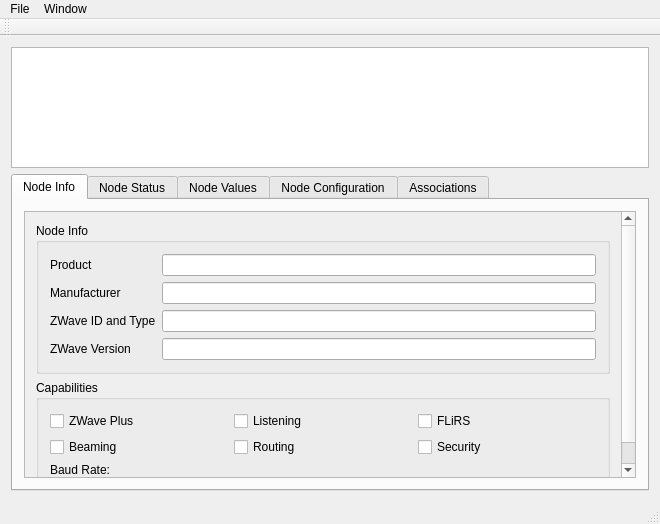
<?xml version="1.0" encoding="UTF-8"?>
<ui version="4.0">
 <class>MainWindow</class>
 <widget class="QMainWindow" name="MainWindow">
  <property name="geometry">
   <rect>
    <x>0</x>
    <y>0</y>
    <width>660</width>
    <height>524</height>
   </rect>
  </property>
  <property name="windowTitle">
   <string>MainWindow</string>
  </property>
  <widget class="QWidget" name="centralWidget">
   <property name="sizePolicy">
    <sizepolicy hsizetype="Expanding" vsizetype="Expanding">
     <horstretch>0</horstretch>
     <verstretch>0</verstretch>
    </sizepolicy>
   </property>
   <layout class="QVBoxLayout" name="verticalLayout">
    <item>
     <widget class="QTableView" name="nodeList"/>
    </item>
    <item>
     <widget class="QTabWidget" name="NodePane">
      <property name="currentIndex">
       <number>0</number>
      </property>
      <widget class="QWidget" name="n_info">
       <attribute name="title">
        <string>Node Info</string>
       </attribute>
       <layout class="QVBoxLayout" name="verticalLayout_2">
        <item>
         <widget class="QScrollArea" name="scrollArea">
          <property name="widgetResizable">
           <bool>true</bool>
          </property>
          <widget class="QWidget" name="scrollAreaWidgetContents">
           <property name="geometry">
            <rect>
             <x>0</x>
             <y>0</y>
             <width>588</width>
             <height>283</height>
            </rect>
           </property>
           <layout class="QVBoxLayout" name="verticalLayout_3">
            <item>
             <widget class="QGroupBox" name="groupBox">
              <property name="title">
               <string>Node Info</string>
              </property>
              <layout class="QFormLayout" name="formLayout_2">
               <item row="0" column="0">
                <widget class="QLabel" name="label">
                 <property name="text">
                  <string>Product</string>
                 </property>
                </widget>
               </item>
               <item row="0" column="1">
                <widget class="QLineEdit" name="NI_Product">
                 <property name="readOnly">
                  <bool>true</bool>
                 </property>
                </widget>
               </item>
               <item row="1" column="0">
                <widget class="QLabel" name="label_2">
                 <property name="text">
                  <string>Manufacturer</string>
                 </property>
                </widget>
               </item>
               <item row="1" column="1">
                <widget class="QLineEdit" name="NI_Manufacturer">
                 <property name="readOnly">
                  <bool>true</bool>
                 </property>
                </widget>
               </item>
               <item row="2" column="0">
                <widget class="QLabel" name="label_3">
                 <property name="text">
                  <string>ZWave ID and Type</string>
                 </property>
                </widget>
               </item>
               <item row="2" column="1">
                <widget class="QLineEdit" name="NI_ID">
                 <property name="readOnly">
                  <bool>true</bool>
                 </property>
                </widget>
               </item>
               <item row="3" column="0">
                <widget class="QLabel" name="label_4">
                 <property name="text">
                  <string>ZWave Version</string>
                 </property>
                </widget>
               </item>
               <item row="3" column="1">
                <widget class="QLineEdit" name="ni_version">
                 <property name="readOnly">
                  <bool>true</bool>
                 </property>
                </widget>
               </item>
              </layout>
             </widget>
            </item>
            <item>
             <widget class="QGroupBox" name="groupBox_2">
              <property name="title">
               <string>Capabilities</string>
              </property>
              <layout class="QGridLayout" name="gridLayout">
               <item row="1" column="0">
                <widget class="QCheckBox" name="ni_beaming">
                 <property name="text">
                  <string>Beaming</string>
                 </property>
                </widget>
               </item>
               <item row="1" column="2">
                <widget class="QCheckBox" name="ni_security">
                 <property name="text">
                  <string>Security</string>
                 </property>
                </widget>
               </item>
               <item row="1" column="1">
                <widget class="QCheckBox" name="ni_routing">
                 <property name="text">
                  <string>Routing</string>
                 </property>
                </widget>
               </item>
               <item row="0" column="1">
                <widget class="QCheckBox" name="ni_listen">
                 <property name="text">
                  <string>Listening</string>
                 </property>
                </widget>
               </item>
               <item row="0" column="2">
                <widget class="QCheckBox" name="ni_flirs">
                 <property name="text">
                  <string>FLiRS</string>
                 </property>
                </widget>
               </item>
               <item row="0" column="0">
                <widget class="QCheckBox" name="ni_zwplus">
                 <property name="enabled">
                  <bool>true</bool>
                 </property>
                 <property name="text">
                  <string>ZWave Plus</string>
                 </property>
                </widget>
               </item>
               <item row="2" column="0">
                <widget class="QLabel" name="ni_baud">
                 <property name="text">
                  <string>Baud Rate:</string>
                 </property>
                </widget>
               </item>
              </layout>
             </widget>
            </item>
           </layout>
          </widget>
         </widget>
        </item>
       </layout>
      </widget>
      <widget class="QWidget" name="n_status">
       <attribute name="title">
        <string>Node Status</string>
       </attribute>
       <layout class="QVBoxLayout" name="verticalLayout_4">
        <item>
         <widget class="QScrollArea" name="scrollArea_2">
          <property name="widgetResizable">
           <bool>true</bool>
          </property>
          <widget class="QWidget" name="scrollAreaWidgetContents_2">
           <property name="geometry">
            <rect>
             <x>0</x>
             <y>0</y>
             <width>588</width>
             <height>428</height>
            </rect>
           </property>
           <layout class="QVBoxLayout" name="verticalLayout_5">
            <item>
             <widget class="QGroupBox" name="groupBox_3">
              <property name="title">
               <string>Status</string>
              </property>
              <layout class="QFormLayout" name="formLayout">
               <item row="0" column="0">
                <widget class="QLabel" name="label_5">
                 <property name="text">
                  <string>Status</string>
                 </property>
                </widget>
               </item>
               <item row="0" column="1">
                <widget class="QLineEdit" name="ns_status">
                 <property name="readOnly">
                  <bool>true</bool>
                 </property>
                </widget>
               </item>
               <item row="1" column="0">
                <widget class="QLabel" name="label_7">
                 <property name="text">
                  <string>Sleeping</string>
                 </property>
                </widget>
               </item>
               <item row="1" column="1">
                <widget class="QCheckBox" name="ns_sleeping">
                 <property name="text">
                  <string/>
                 </property>
                </widget>
               </item>
               <item row="2" column="0">
                <widget class="QLabel" name="label_6">
                 <property name="text">
                  <string>QueryStage</string>
                 </property>
                </widget>
               </item>
               <item row="2" column="1">
                <widget class="QLineEdit" name="ns_querystage">
                 <property name="readOnly">
                  <bool>true</bool>
                 </property>
                </widget>
               </item>
               <item row="3" column="0">
                <widget class="QLabel" name="label_8">
                 <property name="text">
                  <string>Last Seen</string>
                 </property>
                </widget>
               </item>
               <item row="3" column="1">
                <widget class="QLineEdit" name="ns_lastseen">
                 <property name="readOnly">
                  <bool>true</bool>
                 </property>
                </widget>
               </item>
              </layout>
             </widget>
            </item>
            <item>
             <widget class="QGroupBox" name="groupBox_4">
              <property name="title">
               <string>Statistics</string>
              </property>
              <layout class="QGridLayout" name="gridLayout_2">
               <item row="3" column="0">
                <widget class="QLabel" name="label_18">
                 <property name="text">
                  <string>Average Request RTT</string>
                 </property>
                 <property name="wordWrap">
                  <bool>true</bool>
                 </property>
                </widget>
               </item>
               <item row="2" column="2">
                <widget class="QLabel" name="label_16">
                 <property name="text">
                  <string>Last Recieved</string>
                 </property>
                 <property name="wordWrap">
                  <bool>true</bool>
                 </property>
                </widget>
               </item>
               <item row="1" column="4">
                <widget class="QLabel" name="label_14">
                 <property name="text">
                  <string>Unsolicited</string>
                 </property>
                 <property name="wordWrap">
                  <bool>true</bool>
                 </property>
                </widget>
               </item>
               <item row="3" column="4">
                <widget class="QLabel" name="label_20">
                 <property name="text">
                  <string>Average Response RTT</string>
                 </property>
                 <property name="wordWrap">
                  <bool>true</bool>
                 </property>
                </widget>
               </item>
               <item row="2" column="0">
                <widget class="QLabel" name="label_15">
                 <property name="text">
                  <string>Last Send</string>
                 </property>
                 <property name="wordWrap">
                  <bool>true</bool>
                 </property>
                </widget>
               </item>
               <item row="1" column="2">
                <widget class="QLabel" name="label_13">
                 <property name="text">
                  <string>Duplicates</string>
                 </property>
                 <property name="wordWrap">
                  <bool>true</bool>
                 </property>
                </widget>
               </item>
               <item row="0" column="3">
                <widget class="QLineEdit" name="ns_sentfailed">
                 <property name="readOnly">
                  <bool>true</bool>
                 </property>
                </widget>
               </item>
               <item row="0" column="5">
                <widget class="QLineEdit" name="ns_retries">
                 <property name="readOnly">
                  <bool>true</bool>
                 </property>
                </widget>
               </item>
               <item row="0" column="1">
                <widget class="QLineEdit" name="ns_sentcnt">
                 <property name="readOnly">
                  <bool>true</bool>
                 </property>
                </widget>
               </item>
               <item row="0" column="0">
                <widget class="QLabel" name="label_9">
                 <property name="text">
                  <string>Packets Sent</string>
                 </property>
                 <property name="wordWrap">
                  <bool>true</bool>
                 </property>
                </widget>
               </item>
               <item row="3" column="2">
                <widget class="QLabel" name="label_19">
                 <property name="text">
                  <string>Last Response RTT</string>
                 </property>
                 <property name="wordWrap">
                  <bool>true</bool>
                 </property>
                </widget>
               </item>
               <item row="0" column="4">
                <widget class="QLabel" name="label_11">
                 <property name="text">
                  <string>Retries</string>
                 </property>
                 <property name="wordWrap">
                  <bool>true</bool>
                 </property>
                </widget>
               </item>
               <item row="0" column="2">
                <widget class="QLabel" name="label_10">
                 <property name="text">
                  <string>Send Failed</string>
                 </property>
                 <property name="wordWrap">
                  <bool>true</bool>
                 </property>
                </widget>
               </item>
               <item row="1" column="0">
                <widget class="QLabel" name="label_12">
                 <property name="text">
                  <string>Packets Recieved</string>
                 </property>
                 <property name="wordWrap">
                  <bool>true</bool>
                 </property>
                </widget>
               </item>
               <item row="2" column="4">
                <widget class="QLabel" name="label_17">
                 <property name="text">
                  <string>Last Request RTT</string>
                 </property>
                 <property name="wordWrap">
                  <bool>true</bool>
                 </property>
                </widget>
               </item>
               <item row="4" column="0">
                <widget class="QLabel" name="label_21">
                 <property name="text">
                  <string>Quality</string>
                 </property>
                 <property name="wordWrap">
                  <bool>true</bool>
                 </property>
                </widget>
               </item>
               <item row="1" column="1">
                <widget class="QLineEdit" name="ns_recievedcnt">
                 <property name="readOnly">
                  <bool>true</bool>
                 </property>
                </widget>
               </item>
               <item row="2" column="1">
                <widget class="QLineEdit" name="ns_lastsend">
                 <property name="readOnly">
                  <bool>true</bool>
                 </property>
                </widget>
               </item>
               <item row="3" column="1">
                <widget class="QLineEdit" name="ns_avgreqrtt">
                 <property name="readOnly">
                  <bool>true</bool>
                 </property>
                </widget>
               </item>
               <item row="1" column="3">
                <widget class="QLineEdit" name="ns_rcvdduplicates">
                 <property name="readOnly">
                  <bool>true</bool>
                 </property>
                </widget>
               </item>
               <item row="2" column="3">
                <widget class="QLineEdit" name="ns_lastrecieved">
                 <property name="readOnly">
                  <bool>true</bool>
                 </property>
                </widget>
               </item>
               <item row="3" column="3">
                <widget class="QLineEdit" name="ns_lastresprtt">
                 <property name="readOnly">
                  <bool>true</bool>
                 </property>
                </widget>
               </item>
               <item row="1" column="5">
                <widget class="QLineEdit" name="ns_unsolicited">
                 <property name="readOnly">
                  <bool>true</bool>
                 </property>
                </widget>
               </item>
               <item row="2" column="5">
                <widget class="QLineEdit" name="ns_lreqrtt">
                 <property name="readOnly">
                  <bool>true</bool>
                 </property>
                </widget>
               </item>
               <item row="3" column="5">
                <widget class="QLineEdit" name="ns_avgresprtt">
                 <property name="readOnly">
                  <bool>true</bool>
                 </property>
                </widget>
               </item>
               <item row="4" column="1">
                <widget class="QLineEdit" name="ns_quality">
                 <property name="readOnly">
                  <bool>true</bool>
                 </property>
                </widget>
               </item>
              </layout>
             </widget>
            </item>
           </layout>
          </widget>
         </widget>
        </item>
       </layout>
      </widget>
      <widget class="QWidget" name="n_values">
       <attribute name="title">
        <string>Node Values</string>
       </attribute>
       <layout class="QVBoxLayout" name="verticalLayout_6">
        <item>
         <widget class="QScrollArea" name="scrollArea_3">
          <property name="widgetResizable">
           <bool>true</bool>
          </property>
          <widget class="QWidget" name="scrollAreaWidgetContents_3">
           <property name="geometry">
            <rect>
             <x>0</x>
             <y>0</y>
             <width>588</width>
             <height>278</height>
            </rect>
           </property>
          </widget>
         </widget>
        </item>
       </layout>
      </widget>
      <widget class="QWidget" name="n_conf">
       <attribute name="title">
        <string>Node Configuration</string>
       </attribute>
       <layout class="QVBoxLayout" name="verticalLayout_7">
        <item>
         <widget class="QScrollArea" name="scrollArea_4">
          <property name="widgetResizable">
           <bool>true</bool>
          </property>
          <widget class="QWidget" name="scrollAreaWidgetContents_4">
           <property name="geometry">
            <rect>
             <x>0</x>
             <y>0</y>
             <width>588</width>
             <height>278</height>
            </rect>
           </property>
          </widget>
         </widget>
        </item>
       </layout>
      </widget>
      <widget class="QWidget" name="n_groups">
       <attribute name="title">
        <string>Associations</string>
       </attribute>
       <layout class="QVBoxLayout" name="verticalLayout_8">
        <item>
         <widget class="QScrollArea" name="scrollArea_5">
          <property name="widgetResizable">
           <bool>true</bool>
          </property>
          <widget class="QWidget" name="scrollAreaWidgetContents_5">
           <property name="geometry">
            <rect>
             <x>0</x>
             <y>0</y>
             <width>588</width>
             <height>278</height>
            </rect>
           </property>
           <layout class="QVBoxLayout" name="verticalLayout_9">
            <item>
             <widget class="QGroupBox" name="groupBox_5">
              <property name="title">
               <string>Assoication Info</string>
              </property>
              <layout class="QFormLayout" name="formLayout_3">
               <item row="0" column="0">
                <widget class="QLabel" name="label_22">
                 <property name="text">
                  <string>Max Groups</string>
                 </property>
                </widget>
               </item>
               <item row="0" column="1">
                <widget class="QLineEdit" name="a_maxgroups"/>
               </item>
              </layout>
             </widget>
            </item>
           </layout>
          </widget>
         </widget>
        </item>
       </layout>
      </widget>
     </widget>
    </item>
   </layout>
  </widget>
  <widget class="QMenuBar" name="menuBar">
   <property name="geometry">
    <rect>
     <x>0</x>
     <y>0</y>
     <width>660</width>
     <height>22</height>
    </rect>
   </property>
   <widget class="QMenu" name="menuFile">
    <property name="title">
     <string>File</string>
    </property>
    <addaction name="actionOpen_Serial_Port"/>
    <addaction name="action_Save_Cache"/>
    <addaction name="separator"/>
    <addaction name="actionDevice_Database"/>
    <addaction name="actionEdit_Configuration"/>
    <addaction name="separator"/>
    <addaction name="actionE_xit"/>
   </widget>
   <widget class="QMenu" name="menuWindow">
    <property name="title">
     <string>Window</string>
    </property>
    <addaction name="actionOpen_Log_Window"/>
    <addaction name="separator"/>
    <addaction name="action_Driver_Statistics"/>
   </widget>
   <addaction name="menuFile"/>
   <addaction name="menuWindow"/>
  </widget>
  <widget class="QToolBar" name="mainToolBar">
   <attribute name="toolBarArea">
    <enum>TopToolBarArea</enum>
   </attribute>
   <attribute name="toolBarBreak">
    <bool>false</bool>
   </attribute>
  </widget>
  <widget class="QStatusBar" name="statusBar"/>
  <action name="actionOpen_Serial_Port">
   <property name="text">
    <string>&amp;Open Serial Port</string>
   </property>
  </action>
  <action name="actionEdit_Configuration">
   <property name="text">
    <string>&amp;Configuration</string>
   </property>
  </action>
  <action name="actionE_xit">
   <property name="text">
    <string>E&amp;xit</string>
   </property>
  </action>
  <action name="actionOpen_Log_Window">
   <property name="text">
    <string>Open Log Window</string>
   </property>
  </action>
  <action name="action_Save_Cache">
   <property name="enabled">
    <bool>false</bool>
   </property>
   <property name="text">
    <string>&amp;Save Cache</string>
   </property>
  </action>
  <action name="action_Driver_Statistics">
   <property name="text">
    <string>&amp;Driver Statistics</string>
   </property>
  </action>
  <action name="actionDevice_Database">
   <property name="text">
    <string>&amp;Device Database</string>
   </property>
  </action>
 </widget>
 <layoutdefault spacing="6" margin="11"/>
 <resources/>
 <connections>
  <connection>
   <sender>actionE_xit</sender>
   <signal>triggered()</signal>
   <receiver>MainWindow</receiver>
   <slot>close()</slot>
   <hints>
    <hint type="sourcelabel">
     <x>-1</x>
     <y>-1</y>
    </hint>
    <hint type="destinationlabel">
     <x>199</x>
     <y>149</y>
    </hint>
   </hints>
  </connection>
 </connections>
</ui>
